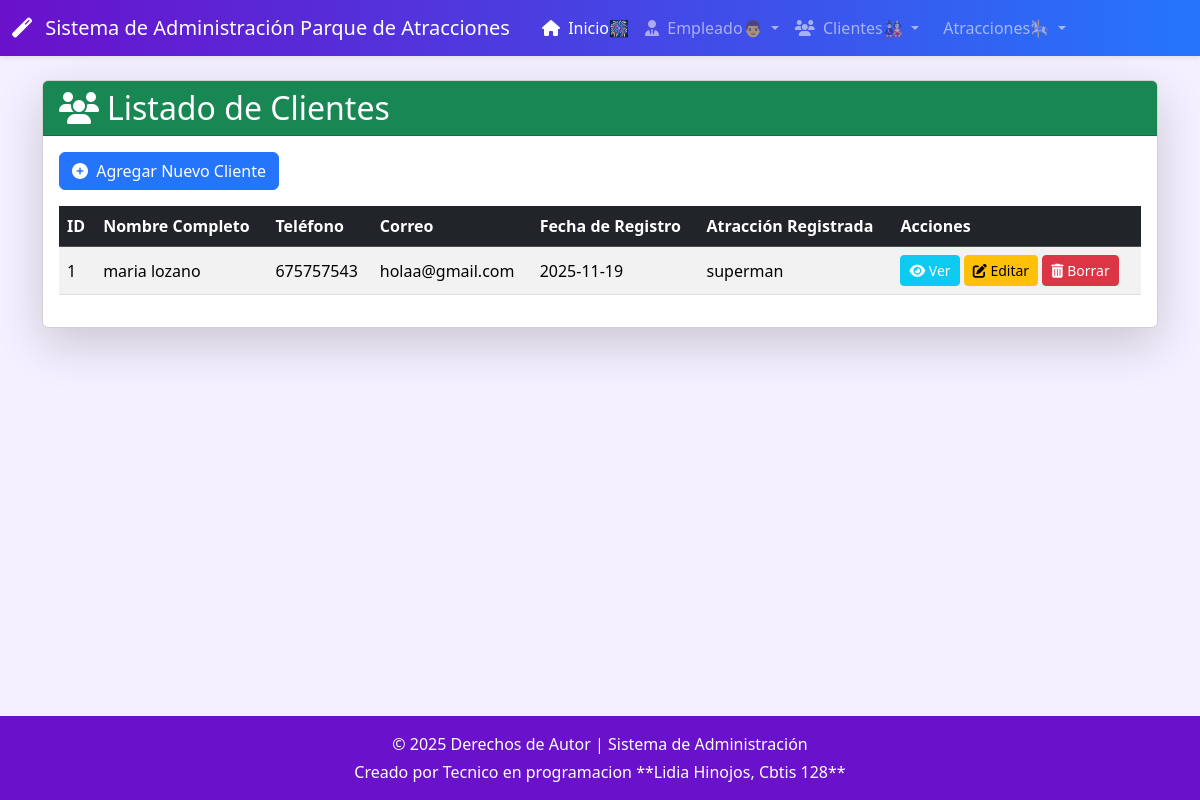
The page /cliente/ on the database its author committed.
### app_parque/models.py (models this page shows, shortened)
class Cliente(models.Model):
    id_cli = models.AutoField(primary_key=True, unique=True) # [cite: 41]
    nombre = models.CharField(max_length=50) # [cite: 42]
    apellido = models.CharField(max_length=50) # [cite: 43]
    telefono = models.CharField(max_length=15) #
    correo = models.CharField(max_length=50) #
    fecha_reg = models.DateField(auto_now_add=True) # [cite: 44]
    id_atr = models.ForeignKey(Atraccion, on_delete=models.CASCADE) # [cite: 45]

class Atraccion(models.Model):
    id_atr = models.AutoField(primary_key=True, unique=True) # [cite: 53]
    nombre = models.CharField(max_length=50) # [cite: 54]
    tipo = models.CharField(max_length=50) # [cite: 55]
    capacidad = models.IntegerField() # [cite: 56]
    estado = models.CharField(max_length=100) # [cite: 57]
    altura_min = models.DecimalField(max_digits=3, decimal_places=2) # [cite: 58]
    id_emp = models.ForeignKey('Empleado', on_delete=models.SET_NULL, null=True, blank=True) # [cite: 59]

### app_parque/views.py (the view)
# urls.py: path('cliente/', views.ver_cliente, name='ver_cliente'),
def ver_cliente(request):
    clientes = Cliente.objects.all()
    return render(request, 'cliente/ver_cliente.html', {'clientes': clientes})

### app_parque/templates/cliente/ver_cliente.html (shortened to what this page needs)
{% extends "base.html" %}
{% block content %}
<div class="card shadow-lg">
    <div class="card-header bg-success text-white">
        <h2 class="mb-0"><i class="fas fa-users me-2"></i>Listado de Clientes</h2>
    </div>
    <div class="card-body">
        <a href="{% url 'agregar_cliente' %}" class="btn btn-custom-add mb-3">
            <i class="fas fa-plus-circle me-1"></i> Agregar Nuevo Cliente
        </a>
        {% if clientes %}
        <div class="table-responsive">
            <table class="table table-striped table-hover align-middle">
                <thead class="table-dark">
                    <tr>
                        <th>ID</th>
                        <th>Nombre Completo</th>
                        <th>Teléfono</th>
                        <th>Correo</th>
                        <th>Fecha de Registro</th>
                        <th>Atracción Registrada</th>
                        <th>Acciones</th>
                    </tr>
                </thead>
                <tbody>
                    {% for cliente in clientes %}
                    <tr>
                        <td>{{ cliente.id_cli }}</td>
                        <td>{{ cliente.nombre }} {{ cliente.apellido }}</td>
                        <td>{{ cliente.telefono }}</td>
                        <td>{{ cliente.correo }}</td>
                        <td>{{ cliente.fecha_reg|date:"Y-m-d" }}</td>
                        <td>{{ cliente.id_atr.nombre }}</td>
                        <td>
                            <a href="#" class="btn btn-sm btn-info text-white" title="Ver Detalles"><i class="fas fa-eye"></i> Ver</a>
                            <a href="{% url 'actualizar_cliente' cliente.id_cli %}" class="btn btn-sm btn-warning" title="Editar"><i class="fas fa-edit"></i> Editar</a>
                            <a href="{% url 'borrar_cliente' cliente.id_cli %}" class="btn btn-sm btn-danger" title="Borrar"><i class="fas fa-trash-alt"></i> Borrar</a>
                        </td>
                    </tr>
                    {% endfor %}
                </tbody>
            </table>
        </div>
        {% else %}
        <div class="alert alert-info" role="alert">
            No hay clientes registrados en el sistema.
        </div>
        {% endif %}
    </div>
</div>
{% endblock %}

### app_parque/templates/base.html (style rules this page uses)
:root { --primary-color: #6a11cb; --secondary-color: #2575fc; --light-bg: #f5f0ff; --nav-bg: linear-gradient(to right, var(--primary-color), var(--secondary-color)); }
.btn-custom-add { background-color: var(--secondary-color); border-color: var(--secondary-color); color: white; }
body { background-color: var(--light-bg); }

### rows shown on the page
Cliente: id_cli "1", nombre "maria", apellido "lozano", telefono "675757543", correo "holaa@gmail.com", fecha_reg "2025-11-19", id_atr.nombre "superman"
